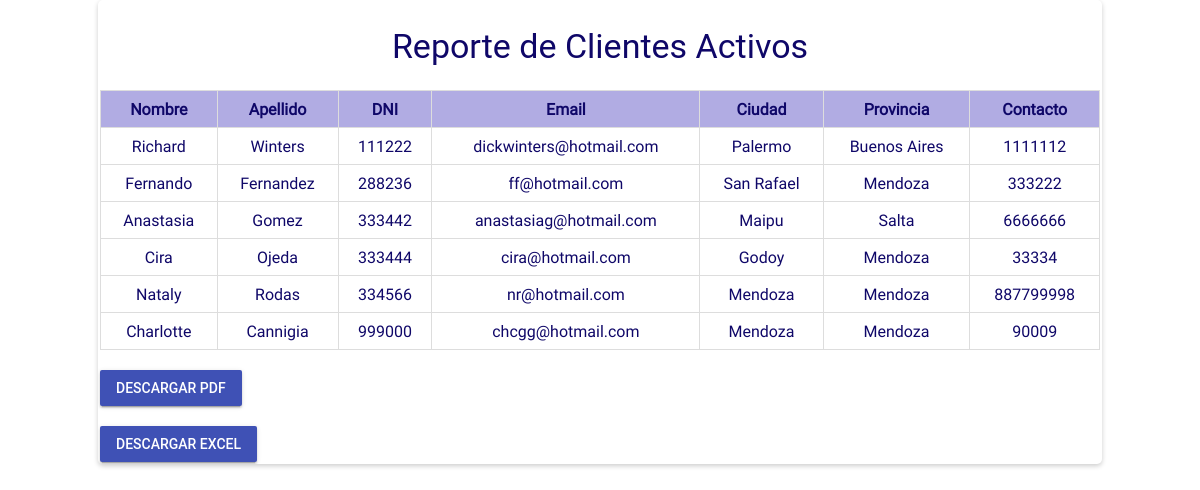
Screenshot of /SFI-V2-master/Reportes/reporteClientes.php (signed in) with the database file from the repository.
### tables this page shows
CREATE TABLE `cliente` (
  `DNI_CLI` int(11) NOT NULL,
  `ID_PROV` int(11) NOT NULL,
  `NOMBRE` varchar(30) NOT NULL,
  `APELLIDO` varchar(30) NOT NULL,
  `CONTACTO` int(11) NOT NULL,
  `DOMICILIO` varchar(40) NOT NULL,
  `CIUDAD` varchar(40) NOT NULL,
  `Disponibilidad` int(11) NOT NULL,
  `Email` varchar(50) NOT NULL
);

CREATE TABLE `provincia` (
  `ID_PROV` int(11) NOT NULL,
  `PROVINCIA_DESC` varchar(20) NOT NULL
);

### SFI-V2-master/Reportes/reporteClientes.php (the view, shortened to what this page needs)
<?php
$MiConexion = ConexionBD();
$SQL = "SELECT c.nombre as nombre,
               c.apellido as apellido,
               c.DNI_CLI as dni,
               c.email as email,
               c.ciudad as ciudad,
               p.Provincia_desc as provincia,
               c.contacto as contacto
        FROM cliente c
        INNER JOIN provincia p ON p.id_prov = c.id_prov
        WHERE c.Disponibilidad = 1";
$result = $MiConexion->query($SQL);
?>
<!DOCTYPE html>
<html lang="es">
<head>
    <link rel="stylesheet" href="../css/normalize.css">
    <link rel="stylesheet" href="../css/material.min.css">
    <link rel="stylesheet" href="../css/material-design-iconic-font.min.css">
    <link rel="stylesheet" href="../css/main.css">
</head>
<body>
    <div class="reporte">
        <h3>Reporte de Clientes Activos</h3>
        <?php if ($result->num_rows > 0): ?>
            <table>
                <thead>
                    <tr>
                        <th>Nombre</th>
                        <th>Apellido</th>
                        <th>DNI</th>
                        <th>Email</th>
                        <th>Ciudad</th>
                        <th>Provincia</th>
                        <th>Contacto</th>
                    </tr>
                </thead>
                <tbody>
                    <?php while ($row = $result->fetch_assoc()): ?>
                        <tr>
                            <td><?= htmlspecialchars($row['nombre']) ?></td>
                            <td><?= htmlspecialchars($row['apellido']) ?></td>
                            <td><?= htmlspecialchars($row['dni']) ?></td>
                            <td><?= htmlspecialchars($row['email']) ?></td>
                            <td><?= htmlspecialchars($row['ciudad']) ?></td>
                            <td><?= htmlspecialchars($row['provincia']) ?></td>
                            <td><?= htmlspecialchars($row['contacto']) ?></td>
                        </tr>
                    <?php endwhile; ?>
                </tbody>
            </table>
            <br>
             <div >
            <div>
            <a href="pdf_clientes_activos.php" class="mdl-button mdl-js-button mdl-button--raised mdl-button--colored">
    DESCARGAR PDF</a>
        </div>
        <br>
        <div>
            <a href="excel_clientes.php" class="mdl-button mdl-js-button mdl-button--raised mdl-button--colored">
    DESCARGAR EXCEL
</a>
        </div>
        <?php endif; ?>
    </div>
</body>
</html>

### SFI-V2-master/css/main.css (style rules this page uses)
:root { --color-text: #3F51B5; --primary-color: #2B2B2C; --acent-color: #DB763B; }
html, body { width: 100%; height: 100%; margin: 0; padding: 0; font-size: 16px; font-family: "RobotoRegular"; position: relative; background-color: blueviolet; }

### SFI-V2-master/Reportes/reporteClientes.php (style rules this page uses)
html { background-color: white; }
body { color: #0F0768; background-color: white; }
.reporte { padding: 2px; border-radius: 5px; margin: auto; box-shadow: 0 2px 5px rgba(0, 0, 0, 0.2); overflow-x: auto; width: 1000px; }
h1, h2, h3 { text-align: center; }
table { table-layout: auto; word-wrap: break-word; width: 100%; border-collapse: collapse; }
th, td { border: 1px solid #ddd; padding: 8px; text-align: center; white-space: normal; word-break: break-word; }
th { background-color: #B1ACE3; }

### rows the page displays
cliente: NOMBRE "Richard", APELLIDO "Winters", DNI_CLI "111222", Email "dickwinters@hotmail.com", CIUDAD "Palermo", ID_PROV.PROVINCIA_DESC "Buenos Aires", CONTACTO "1111112"
cliente: NOMBRE "Fernando", APELLIDO "Fernandez", DNI_CLI "288236", Email "ff@hotmail.com", CIUDAD "San Rafael", ID_PROV.PROVINCIA_DESC "Mendoza", CONTACTO "333222"
cliente: NOMBRE "Anastasia", APELLIDO "Gomez", DNI_CLI "333442", Email "anastasiag@hotmail.com", CIUDAD "Maipu", ID_PROV.PROVINCIA_DESC "Salta", CONTACTO "6666666"
cliente: NOMBRE "Cira", APELLIDO "Ojeda", DNI_CLI "333444", Email "cira@hotmail.com", CIUDAD "Godoy", ID_PROV.PROVINCIA_DESC "Mendoza", CONTACTO "33334"
cliente: NOMBRE "Nataly", APELLIDO "Rodas", DNI_CLI "334566", Email "nr@hotmail.com", CIUDAD "Mendoza", ID_PROV.PROVINCIA_DESC "Mendoza", CONTACTO "887799998"
cliente: NOMBRE "Charlotte", APELLIDO "Cannigia", DNI_CLI "999000", Email "chcgg@hotmail.com", CIUDAD "Mendoza", ID_PROV.PROVINCIA_DESC "Mendoza", CONTACTO "90009"
